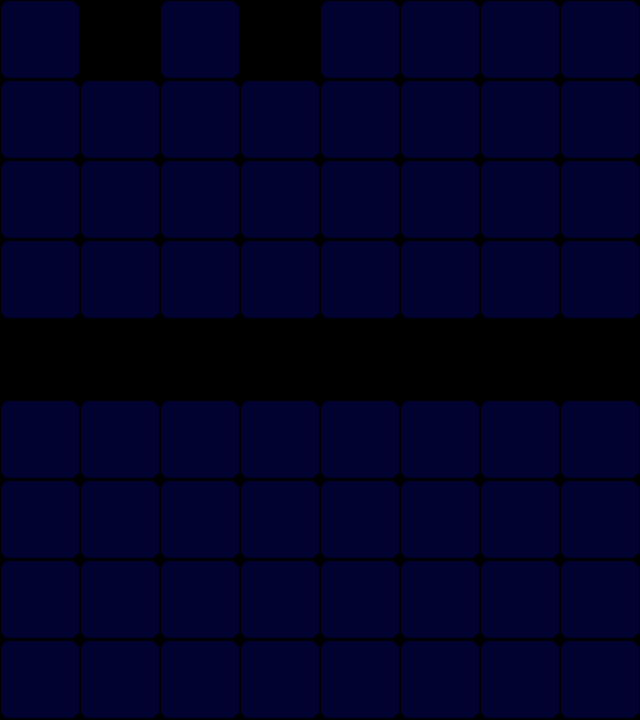

Tiled map render using the project's own tile images. Description and the map definition, with tile-layer contents summarised, below:
An orthogonal 8x9 tile map with 80x80 px tiles, 1 tile layer (layer1).

<map version="1.0" orientation="orthogonal" renderorder="right-down" width="8" height="9" tilewidth="80" tileheight="80">
 <tileset firstgid="1" name="blocks" tilewidth="80" tileheight="80">
  <image source="blocks.png" width="80" height="80" />
 </tileset>
 <layer name="layer1" width="8" height="9">
  <data>[72 cells, 62 non-empty, 1 distinct tile ids]</data>
 </layer>
</map>
